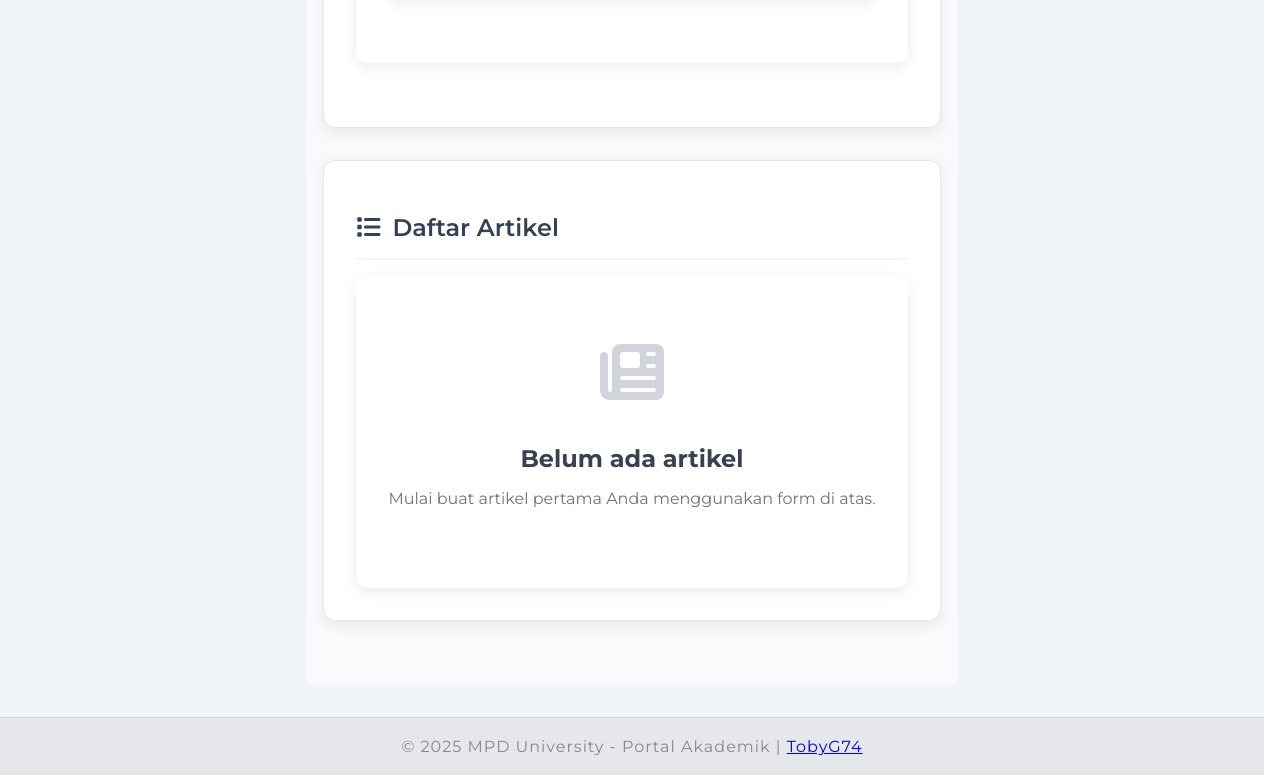
Page /admin/article.php (signed in, lower part) on the earlier database version.
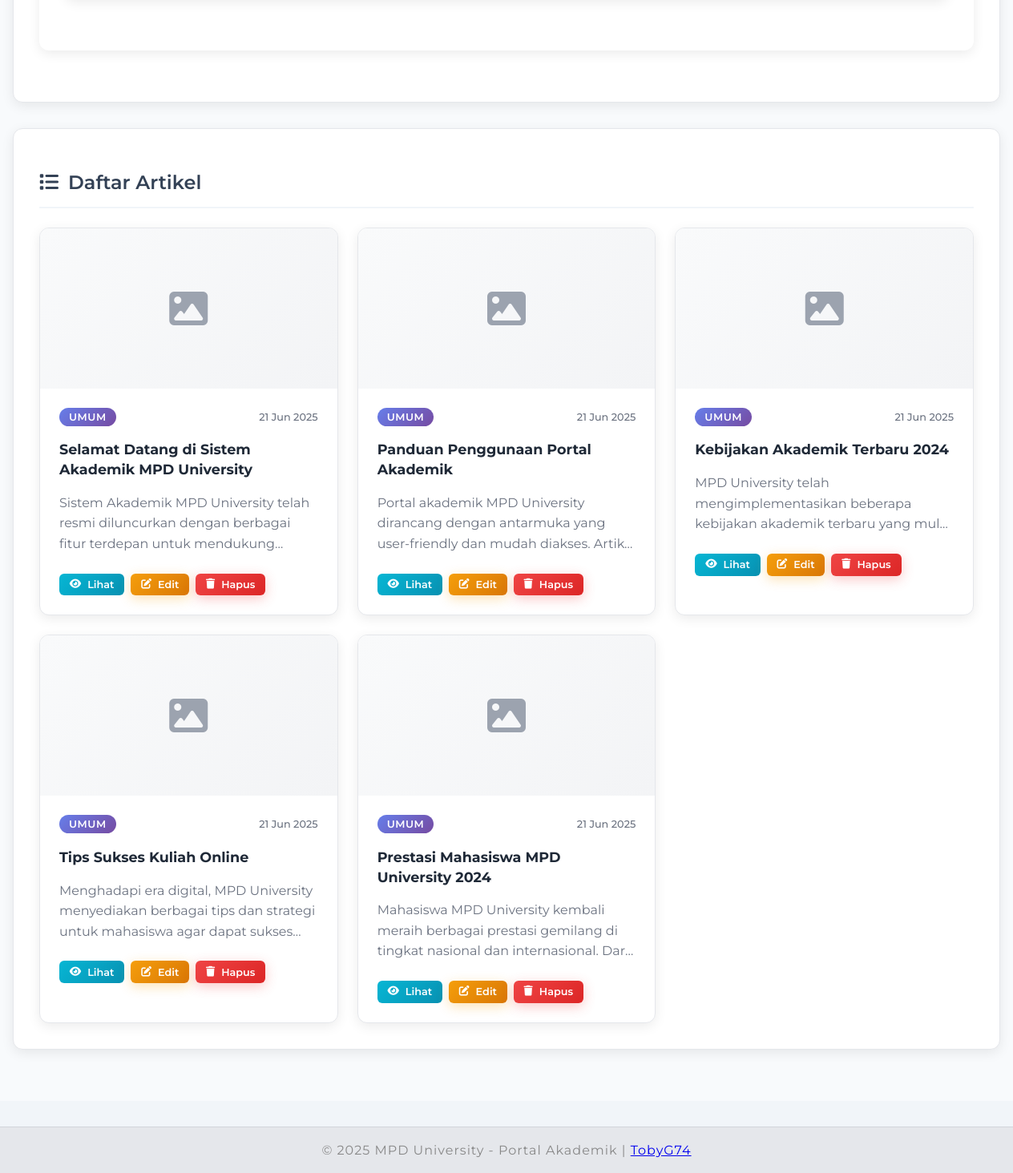
Same page on the later database version.
### tables this page shows
CREATE TABLE articles (
    id INT AUTO_INCREMENT PRIMARY KEY,
    title VARCHAR(255) NOT NULL,
    content TEXT NOT NULL,
    excerpt TEXT,
    author_id INT,
    status VARCHAR(20) DEFAULT 'published',
    featured_image VARCHAR(255),
    published_at DATETIME DEFAULT NOW(),
    created_at DATETIME DEFAULT NOW(),
    updated_at DATETIME DEFAULT NOW(),
    FOREIGN KEY (author_id) REFERENCES users(id)
);

### admin/article.php (the view, shortened to what this page needs)
<?php
require_once '../koneksi.php';
$articles_query = "SELECT a.*, u.username as author_name
                   FROM articles a
                   LEFT JOIN users u ON a.author_id = u.id
                   ORDER BY a.created_at DESC";
$articles_result = mysqli_query($conn, $articles_query);
$articles_data = [];
while ($row = mysqli_fetch_assoc($articles_result)) {
    $articles_data[] = $row;
}
?>
<!DOCTYPE html>
<html lang="id">
<head>
    <link rel="stylesheet" href="../assets/css/style.css">
    <link rel="stylesheet" href="../assets/css/admin.css">
    <link rel="stylesheet" href="https://cdnjs.cloudflare.com/ajax/libs/font-awesome/6.4.0/css/all.min.css">
</head>
<body>
    <main>
        <div class="dashboard-container">
            <div class="dashboard-section">
                <div class="form-container">
                </div>
            </div>
            <div class="dashboard-section">
                <h2><i class="fas fa-list"></i> Daftar Artikel</h2>
                <?php if (count($articles_data) > 0): ?>
                    <div class="articles-grid">
                        <?php foreach ($articles_data as $article): ?>
                            <div class="article-card">
                                <?php if ($article['featured_image']): ?>
                                    <div class="article-image">
                                        <img src="../assets/images/articles/<?php echo $article['featured_image']; ?>" alt="<?php echo htmlspecialchars($article['title']); ?>">
                                        <div class="article-status">
                                            <span class="status-badge status-<?php echo $article['status']; ?>">
                                                <?php echo ucfirst($article['status']); ?>
                                            </span>
                                        </div>
                                    </div>
                                <?php else: ?>
                                    <div class="article-no-image">
                                        <i class="fas fa-image"></i>
                                    </div>
                                <?php endif; ?>
                                <div class="article-content">
                                    <div class="article-meta">
                                        <span class="category">
                                            <?php echo htmlspecialchars($article['category'] ?? 'Umum'); ?>
                                        </span>
                                        <span class="date"><?php echo date('d M Y', strtotime($article['created_at'])); ?></span>
                                    </div>
                                    <h3><?php echo htmlspecialchars($article['title']); ?></h3>
                                    <p><?php echo htmlspecialchars(substr($article['content'], 0, 150)) . '...'; ?></p>
                                    <div class="article-actions">
                                        <button class="btn btn-sm btn-info" onclick="viewArticle(<?php echo $article['id']; ?>)">
                                            <i class="fas fa-eye"></i> Lihat
                                        </button>
                                        <button class="btn btn-sm btn-warning" onclick="editArticle(<?php echo $article['id']; ?>)">
                                            <i class="fas fa-edit"></i> Edit
                                        </button>
                                        <button class="btn btn-sm btn-danger" onclick="deleteArticle(<?php echo $article['id']; ?>)">
                                            <i class="fas fa-trash"></i> Hapus
                                        </button>
                                    </div>
                                </div>
                            </div>
                        <?php endforeach; ?>
                    </div>
                <?php else: ?>
                    <div class="no-articles">
                        <i class="fas fa-newspaper"></i>
                        <h3>Belum ada artikel</h3>
                        <p>Mulai buat artikel pertama Anda menggunakan form di atas.</p>
                    </div>
                <?php endif; ?>
            </div>
        </div>
    </main>
    <?php include '../includes/footer.php'; ?>
</body>
</html>

### includes/footer.php (shortened to what this page needs)
<footer>
    &copy; <?= date('Y') ?> MPD University - Portal Akademik | <a href="https://github.com/TobyG74" target="_blank">TobyG74</a>
</footer>

### assets/css/style.css (style rules this page uses)
:root { --primary: #2563eb; --secondary: #f1f5f9; --text: #222; --accent: #fbbf24; --nav-bg: #fff; --nav-shadow: 0 2px 12px rgba(0, 0, 0, 0.06); }
html, body { height: 100%; margin: 0; padding: 0; }
body { font-family: "Montserrat", Arial, sans-serif; margin: 0; padding: 0; background: var(--secondary); color: var(--text); min-height: 100vh; display: flex; flex-direction: column; }
main { flex: 1; display: flex; flex-direction: column; margin: 2rem 0; }
h1, h2, h3 { color: var(--primary); }
footer { flex-shrink: 0; text-align: center; padding: 1.2rem 0; background: #e5e7eb; color: #888; margin-top: auto; font-size: 1rem; letter-spacing: 1px; border-top: 1px solid #d1d5db; width: 100%; position: relative; bottom: 0; }
.btn { display: flex; align-items: center; justify-content: center; gap: 0.5rem; padding: 0.75rem 1.5rem; border-radius: 0.375rem; font-weight: 500; cursor: pointer; transition: all 0.3s ease; font-family: "Montserrat", sans-serif; border: none; }

Differences in the rows shown:
added articles: category "UMUM", created_at "21 Jun 2025", title "Selamat Datang di Sistem Akademik MPD University", content "Sistem Akademik MPD University telah resmi diluncurkan dengan berbagai fitur terdepan untuk…"
added articles: category "UMUM", created_at "21 Jun 2025", title "Panduan Penggunaan Portal Akademik", content "Portal akademik MPD University dirancang dengan antarmuka yang user-friendly dan mudah diakses.…"
added articles: category "UMUM", created_at "21 Jun 2025", title "Kebijakan Akademik Terbaru 2024", content "MPD University telah mengimplementasikan beberapa kebijakan akademik terbaru yang…"
added articles: category "UMUM", created_at "21 Jun 2025", title "Tips Sukses Kuliah Online", content "Menghadapi era digital, MPD University menyediakan berbagai tips dan strategi untuk mahasiswa agar dapat…"
added articles: category "UMUM", created_at "21 Jun 2025", title "Prestasi Mahasiswa MPD University 2024", content "Mahasiswa MPD University kembali meraih berbagai prestasi gemilang di tingkat nasional dan internasional.…"
Other differences:
text no longer shown: "Belum ada artikel Mulai buat artikel pertama Anda menggunakan form di atas."
